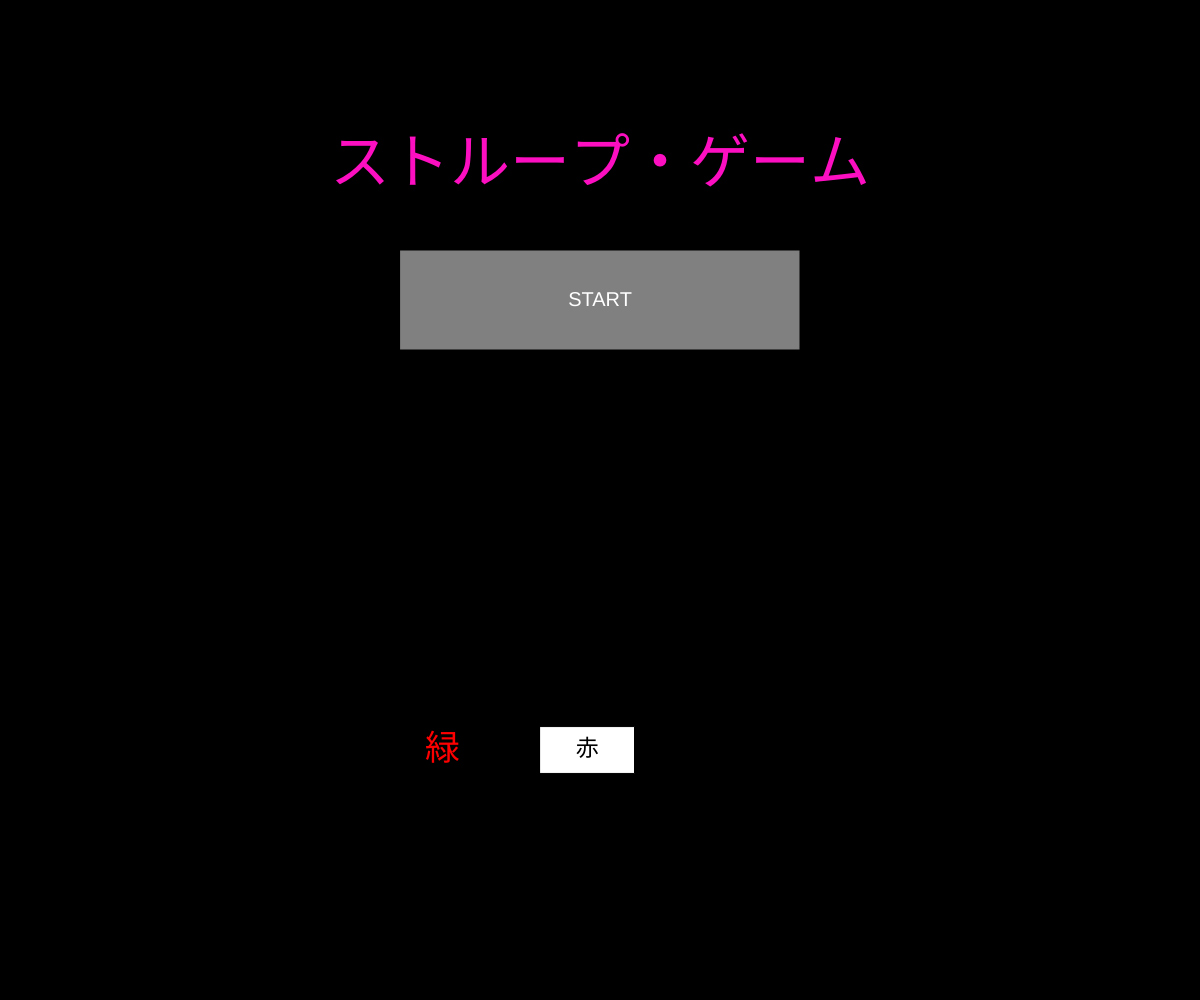
Frame 1 (no input)
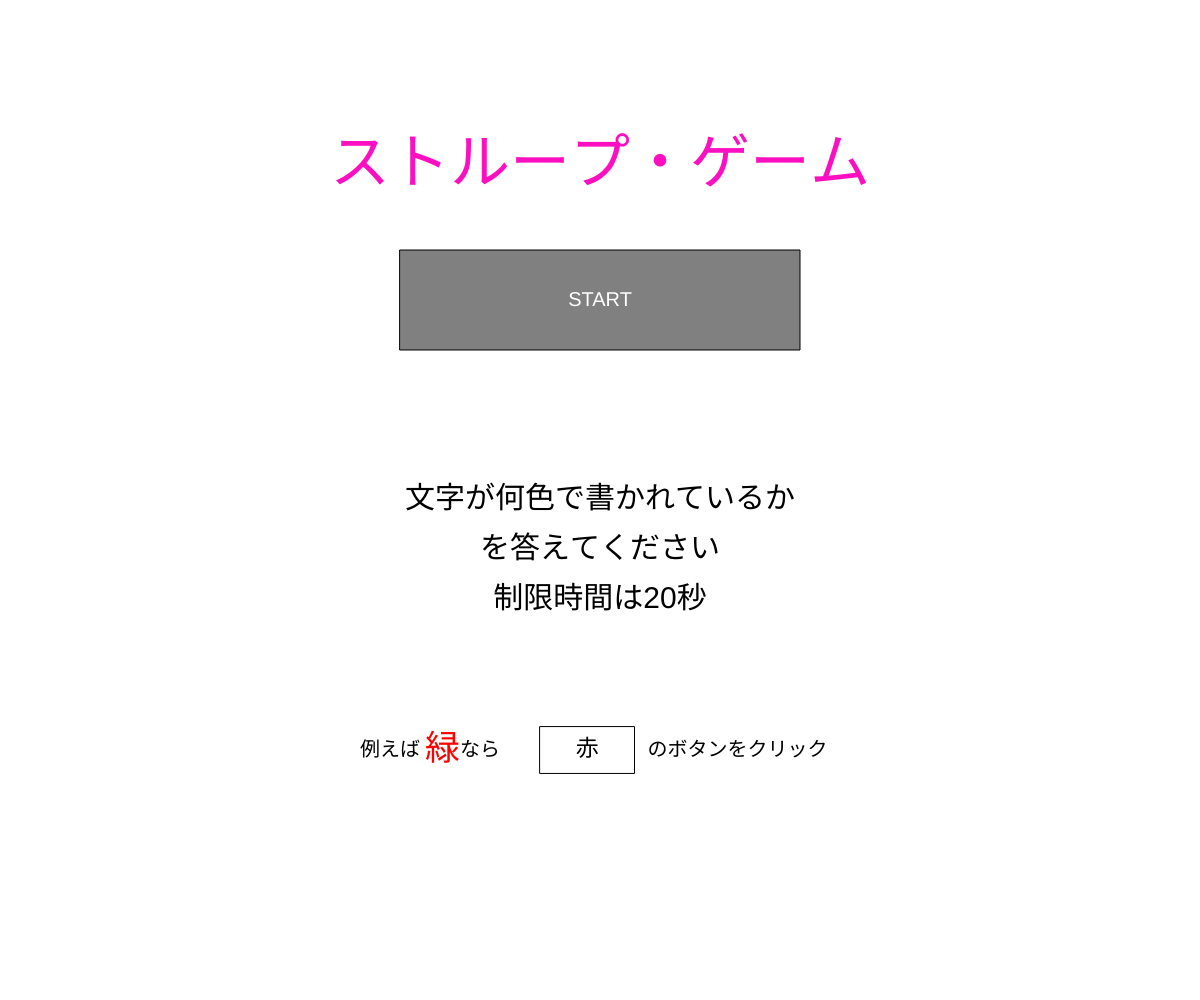
Frame 60 (no input)
Frame 120 (the mouse pressed at the canvas centre since frame 60): identical to frame 60, image omitted

The p5.js sketch that drew these frames (run headless with seeded random() and noise() and a simulated clock; from frame 60 on, the mouse is pressed at the canvas centre):

// p5.js sketch
// ── sketch.js
// 最終課題を制作しよう

function setup(){
  createCanvas(windowWidth, windowHeight);
}

let r = 0;
let g = 0;
let b = 0;
let scene = 0;//シーンの番号を管理する変数
let buttonText = "START"; // 文字の内容を入れる変数
let RbuttonText = "赤";
let BbuttonText = "青";
let GbuttonText = "緑";
let YbuttonText = "黄";
// 1. 4つの文字候補を配列にまとめる
let i = 0; // 配列のインデックスを管理する変数(文字)
let j = 0; // 配列のインデックスを管理する変数(色)
let mojirannsuu = [0, 1, 2, 3]; // 出ている文字をランダムに指定するための配列
let irorannsuu = [0, 1, 2, 3]; // 出ている文字の色をランダムに指定するための配列
let mojiimi = ["赤", "青", "緑", "黄"];
let mojicolor = ["red", "blue", "green", "yellow"]; // 文字の色を格納する配列
let currentWord = ""; // 選ばれた1つの文字を入れる変数
let currentColor = ""; // 選ばれた1つの色を入れる変数

let isLocked = false; // 操作をロック中かどうか

let score = 0; // スコアを管理する変数
let missCount = 0; // ミスの回数を管理する変数

let timeLimit = 20000; // 制限時間（秒）
let startTime;

let hard = false; // 難易度を管理する変数
let k = 0; // 難易度をランダムに指定するための変数
let syuruiransuu = [0, 1]; // 難易度をランダムに指定するための配列

function nextQuestion() {
  i = random(mojirannsuu);
  currentWord = mojiimi[i];
  j = random(irorannsuu);
  currentColor = mojicolor[j];
  score++;
  if (hard) {
    k = random(syuruiransuu);
  }
}

function Star() {
  let starCount = min(floor(score / 6), 5);

  fill(255, 200, 0); 
  textSize(50);
  textAlign(CENTER, CENTER);

  for (let s = 0; s < starCount; s++) {
    
    let x = windowWidth / 2 - 120 + s * 60;
    text("★", x, windowHeight / 6);
  }
}


function draw(){
  background(r, g, b);

  if (scene === 0) {//スタート画面シーン0
    fill(128, 128, 128);
    rect(windowWidth/3, windowHeight/4, windowWidth/3, windowHeight/10);//スタートボタンの四角形を描画
    r = 255;
    g = 255;
    b = 255;//背景の色を設定。スタート画面は白色
    fill(255);
    textSize(20);
    textAlign(CENTER, CENTER);
    text(buttonText, windowWidth/3 + windowWidth/6, windowHeight/4 + windowHeight/20);
    rect(windowWidth/4 + windowWidth*6/30,  windowHeight/2 + windowHeight/4 - windowHeight*1.5/64, windowWidth*10.5/80 * 0.6, windowHeight*1.5/32);

    fill(0);
    textSize(30);
    textAlign(CENTER, CENTER);
    text("文字が何色で書かれているか", windowWidth/2, windowHeight/2);
    text("を答えてください", windowWidth/2, windowHeight/2 + windowHeight/20);
    text("制限時間は20秒", windowWidth/2, windowHeight/2 + windowHeight/10);

    fill(0);
    textSize(23);
    textAlign(CENTER, CENTER);
    text("赤", windowWidth/4 + windowWidth*6/30 + windowWidth*10.5/80 * 0.3, windowHeight/2 + windowHeight/4);
    

    fill(252, 15, 192);
    textSize(60);
    textAlign(CENTER, CENTER);
    text("ストループ・ゲーム", windowWidth/2, windowHeight/6);

    fill(0);
    textSize(20);
    textAlign(LEFT, CENTER);
    text("なら", windowWidth/4 + windowWidth*2/15, windowHeight/2 + windowHeight/4);
    text("のボタンをクリック", windowWidth/4 + windowWidth*2/15 + windowWidth*10.5/80 + 30, windowHeight/2 + windowHeight/4);
    
    fill(0);
    textSize(20);
    textAlign(RIGHT, CENTER);
     text("例えば",  windowWidth/4 + windowWidth*2/15 - textWidth("緑緑"), windowHeight/2 + windowHeight/4);


    fill("red");
    textSize(35);
    textAlign(RIGHT, CENTER);
    text("緑", windowWidth/4 + windowWidth*2/15, windowHeight/2 + windowHeight/4);

  }

  if (scene === 1) {//ゲーム画面シーン1
  r = 140;
  g = 140;
  b = 140;//背景の色を設定。ゲーム画面は灰色
  // ここにシーン1の内容を記述
  fill(255);//ボタンの四角形を描画する
    rect(windowWidth*20/100, windowHeight*2/3, windowWidth*28/100, windowHeight/10);
    rect(windowWidth*20/100 + windowWidth*32/100, windowHeight*2/3, windowWidth*28/100, windowHeight/10);
    rect(windowWidth*20/100, windowHeight*24/30, windowWidth*28/100, windowHeight/10);
    rect(windowWidth*20/100 + windowWidth*32/100, windowHeight*24/30, windowWidth*28/100, windowHeight/10);
  
  fill(currentColor);//問題の文字を描画する
    
    textSize(255);
    textAlign(CENTER, CENTER);
    text(currentWord, windowWidth / 2, windowHeight / 3);  

  fill(0);//ボタンの文字を描画する
    textSize(40);
    textAlign(CENTER, CENTER);
    text(RbuttonText, windowWidth*20/100 + windowWidth*14/100, windowHeight*2/3 + windowHeight/20);
    text(BbuttonText, windowWidth*20/100 + windowWidth*32/100 + windowWidth*14/100, windowHeight*2/3 + windowHeight/20);
    text(GbuttonText, windowWidth*20/100 + windowWidth*14/100, windowHeight*24/30 + windowHeight/20);
    text(YbuttonText, windowWidth*20/100 + windowWidth*32/100 + windowWidth*14/100, windowHeight*24/30 + windowHeight/20); 
    
  if (isLocked) {
    fill(255, 0, 0, 150); // 半透明の赤でオーバーレイ
    textSize(200);
    textAlign(CENTER, CENTER);
    text("MISS!", windowWidth / 2, windowHeight * 23.5/30);}
  
  fill(0);//スコアを描画する
    textSize(30);
    textAlign(LEFT, TOP);
    text("SCORE: " + score, 10, 10);
    text("MISSES: " + missCount, 10, 50);
  
    if (k === 0) {
     fill(0)//問題の種類を表示する
     textSize(40);
     textAlign(CENTER, CENTER);
     text("色" , windowWidth/2, windowHeight*4/7);
     fill(0);//問題の説明
     textSize(20);
     textAlign(RIGHT, CENTER);
     text("文字の", windowWidth/2 - textWidth("色")*3/2, windowHeight*4/7 );
     textAlign(LEFT, CENTER);
     text("を答えろ", windowWidth/2 + textWidth("色")*3/2, windowHeight*4/7 );}
    else {
     fill(0)//問題の種類を表示する
     textSize(40);
     textAlign(CENTER, CENTER);
     text("意味" , windowWidth/2, windowHeight*4/7);
     fill(0);//問題の説明
     textSize(20);
     textAlign(RIGHT, CENTER);
     text("文字の", windowWidth/2 - textWidth("意味")*3/2, windowHeight*4/7 );
     textAlign(LEFT, CENTER);
     text("を答えろ", windowWidth/2 + textWidth("意味")*3/2, windowHeight*4/7 );}
    
    if (millis() - startTime > timeLimit) {
   scene = 2;} // シーン2に移動
    }

  

    


if (scene === 2) {//ゲーム終了画面シーン2
  r = 255;
  g = 255;
  b = 255;

  fill(0);//スコアを描画する
    textSize(100);
    textAlign(CENTER, CENTER);
    text("SCORE: " + score,  windowWidth / 2, windowHeight * 20/30);
    text("MISSES: " + missCount,  windowWidth / 2, windowHeight * 20/30 + windowHeight/10);
  
  fill(252, 15, 192);
   textSize(100);
   textAlign(CENTER, CENTER);
   text("FINISH!", windowWidth / 2, windowHeight / 3);

  fill(128, 128, 128);
  rect(windowWidth*2/3, windowHeight*25/30, windowWidth*9/30, windowHeight/10);

  fill(255);
  textSize(30);
  textAlign(CENTER, CENTER);
  text("RETRY", windowWidth*2/3 + windowWidth*9/60, windowHeight*25/30 + windowHeight/20);

  if (score >= 30) {//スコアが30以上の場合に「Congratulations!」を表示
    fill(0);
    textSize(30);
    textAlign(CENTER, CENTER);
    text("Congratulations!", windowWidth*1/2 , windowHeight*25/60 + windowHeight/20);
  }

  fill(255)
  rect(windowWidth*1/2 - windowWidth*1/60, windowHeight*51/60 + windowHeight/20, windowWidth*1/30, windowWidth*1/30);
  
  fill(0, 255, 0);
  textSize(windowWidth*1/30);
  textAlign(CENTER, BOTTOM);
  text("HARD MODE", windowWidth*1/2 , windowHeight*53/60 );
  if (hard) {
    fill(0, 255, 0);
    textSize(windowWidth*1/30);
    textAlign(CENTER, BOTTOM);
    text("✔", windowWidth*1/2 , windowHeight*51/60 + windowHeight/20 + windowWidth*1/30);
  }
  
 Star();
  
}
}

function windowResized(){
  resizeCanvas(windowWidth, windowHeight);
}

function mousePressed() {
  // シーン0のときだけボタンのクリック判定を行う
  if (scene === 0) {
    let btnX = windowWidth / 3;
    let btnY = windowHeight / 4;
    let btnW = windowWidth / 3;
    let btnH = windowHeight / 10;

    // マウスカーソルが四角形の「左右」と「上下」の範囲内にあるかチェック
    if (
      mouseX > btnX &&
      mouseX < btnX + btnW &&
      mouseY > btnY &&
      mouseY < btnY + btnH
    ) {
      scene = 1; // シーン1へ移動
      startTime = millis(); // ゲーム開始時刻を記録
      i = random(mojirannsuu); // ランダムなインデックスを生成
      currentWord = mojiimi[i]; // ランダムに文字を選ぶ
      j = random(irorannsuu); // ランダムなインデックスを生成
      currentColor = mojicolor[j]; // ランダムに色を選ぶ
    }
  }
 
  
  if (scene === 1) {
   if (k === 0) {//文字の色を答えるとき
    if (isLocked) {
      return;
    }
    
    //赤と解答するボタン 左上
    let RbtnX = windowWidth*20/100;
    let RbtnY = windowHeight*2/3;
    let RbtnW = windowWidth*28/100;
    let RbtnH = windowHeight/10;

    
    // マウスカーソルが四角形の「左右」と「上下」の範囲内にあるかチェック
    if (
      mouseX > RbtnX &&
      mouseX < RbtnX + RbtnW &&
      mouseY > RbtnY &&
      mouseY < RbtnY + RbtnH
    ) {
      if (j === 0) {
      nextQuestion()
     } else {
      missCount++; // ミスの回数を1増やす
      isLocked = true;
     setTimeout(() => {
     isLocked = false;
     }, 1000);
     

    }
    }

    //青と解答するボタン　右上
    let BbtnX = windowWidth*20/100 + windowWidth*32/100;
    let BbtnY = windowHeight*2/3;
    let BbtnW = windowWidth*28/100;
    let BbtnH = windowHeight/10;

    

    // マウスカーソルが四角形の「左右」と「上下」の範囲内にあるかチェック
    if (
      mouseX > BbtnX &&
      mouseX < BbtnX + BbtnW &&
      mouseY > BbtnY &&
      mouseY < BbtnY + BbtnH 
    )
     if (j === 1) {
      nextQuestion()
     } else {
      missCount++; // ミスの回数を1増やす
      isLocked = true;
     setTimeout(() => {
     isLocked = false;
     }, 1000);
     

    }

    //緑と解答するボタン　左下
    let GbtnX = windowWidth*20/100;
    let GbtnY = windowHeight*24/30;
    let GbtnW = windowWidth*28/100;
    let GbtnH = windowHeight/10;

    

    // マウスカーソルが四角形の「左右」と「上下」の範囲内にあるかチェック
    if (
      mouseX > GbtnX &&
      mouseX < GbtnX + GbtnW &&
      mouseY > GbtnY &&
      mouseY < GbtnY + GbtnH
    ) {
      if (j === 2) {
      nextQuestion()
     } else {
      missCount++; // ミスの回数を1増やす
      isLocked = true;
     setTimeout(() => {
     isLocked = false;
     }, 1000);
     

    }
    }

    //黄と解答するボタン　右下
    let YbtnX = windowWidth*20/100 + windowWidth*32/100;
    let YbtnY = windowHeight*24/30;
    let YbtnW = windowWidth*28/100;
    let YbtnH = windowHeight/10;    


    // マウスカーソルが四角形の「左右」と「上下」の範囲内にあるかチェック
    if (
      mouseX > YbtnX &&
      mouseX < YbtnX + YbtnW &&
      mouseY > YbtnY &&
      mouseY < YbtnY + YbtnH
    ) {
      if (j === 3) {
      nextQuestion()
     } else {
      missCount++; // ミスの回数を1増やす
      isLocked = true;
     setTimeout(() => {
     isLocked = false;
     }, 1000);
     

    }
    }
  
   }
    else{
      if (isLocked) {
      return;
    }
    
    //赤と解答するボタン 左上
    let RbtnX = windowWidth*20/100;
    let RbtnY = windowHeight*2/3;
    let RbtnW = windowWidth*28/100;
    let RbtnH = windowHeight/10;

    
    // マウスカーソルが四角形の「左右」と「上下」の範囲内にあるかチェック
    if (
      mouseX > RbtnX &&
      mouseX < RbtnX + RbtnW &&
      mouseY > RbtnY &&
      mouseY < RbtnY + RbtnH
    ) {
      if (i === 0) {
      nextQuestion()
     } else {
      missCount++; // ミスの回数を1増やす
      isLocked = true;
     setTimeout(() => {
     isLocked = false;
     }, 1000);
     

    }
    }

    //青と解答するボタン　右上
    let BbtnX = windowWidth*20/100 + windowWidth*32/100;
    let BbtnY = windowHeight*2/3;
    let BbtnW = windowWidth*28/100;
    let BbtnH = windowHeight/10;

    

    // マウスカーソルが四角形の「左右」と「上下」の範囲内にあるかチェック
    if (
      mouseX > BbtnX &&
      mouseX < BbtnX + BbtnW &&
      mouseY > BbtnY &&
      mouseY < BbtnY + BbtnH 
    )
     if (i === 1) {
      nextQuestion()
     } else {
      missCount++; // ミスの回数を1増やす
      isLocked = true;
     setTimeout(() => {
     isLocked = false;
     }, 1000);
     

    }

    //緑と解答するボタン　左下
    let GbtnX = windowWidth*20/100;
    let GbtnY = windowHeight*24/30;
    let GbtnW = windowWidth*28/100;
    let GbtnH = windowHeight/10;

    

    // マウスカーソルが四角形の「左右」と「上下」の範囲内にあるかチェック
    if (
      mouseX > GbtnX &&
      mouseX < GbtnX + GbtnW &&
      mouseY > GbtnY &&
      mouseY < GbtnY + GbtnH
    ) {
      if (i === 2) {
      nextQuestion()
     } else {
      missCount++; // ミスの回数を1増やす
      isLocked = true;
     setTimeout(() => {
     isLocked = false;
     }, 1000);
     

    }
    }

    //黄と解答するボタン　右下
    let YbtnX = windowWidth*20/100 + windowWidth*32/100;
    let YbtnY = windowHeight*24/30;
    let YbtnW = windowWidth*28/100;
    let YbtnH = windowHeight/10;    


    // マウスカーソルが四角形の「左右」と「上下」の範囲内にあるかチェック
    if (
      mouseX > YbtnX &&
      mouseX < YbtnX + YbtnW &&
      mouseY > YbtnY &&
      mouseY < YbtnY + YbtnH
    ) {
      if (i === 3) {
      nextQuestion()
     } else {
      missCount++; // ミスの回数を1増やす
      isLocked = true;
     setTimeout(() => {
     isLocked = false;
     }, 1000);
     

    }
    }
      
    }
  
  

   

  }

  

  if (scene === 2) {
    let btnX = windowWidth*2/3;
    let btnY = windowHeight*25/30;
    let btnW = windowWidth*9/30;
    let btnH = windowHeight/10;

    if (
      mouseX > btnX &&
      mouseX < btnX + btnW &&
      mouseY > btnY &&
      mouseY < btnY + btnH
    ) {
      scene = 1;
      score = 0; // スコアをリセット
      missCount = 0; // ミスの回数をリセット
      startTime = millis(); // ゲーム開始時刻を記録
      i = random(mojirannsuu); // ランダムなインデックスを生成
      currentWord = mojiimi[i]; // ランダムに文字を選ぶ
      j = random(irorannsuu); // ランダムなインデックスを生成
      currentColor = mojicolor[j]; // ランダムに色を選ぶ
      if (hard) {
        k = random(syuruiransuu); // 難易度をランダムに指定
      }
      else {
        k = 0; // 難易度をリセット
      }
    }


    let hardBtnX = windowWidth*1/2 - windowWidth*1/60;
    let hardBtnY = windowHeight*51/60 + windowHeight/20;
    let hardBtnW = windowWidth*1/30;
    let hardBtnH = windowWidth*1/30;

    if (
      mouseX > hardBtnX &&
      mouseX < hardBtnX + hardBtnW &&
      mouseY > hardBtnY &&
      mouseY < hardBtnY + hardBtnH
    ) {
      hard = !hard; // 難易度を切り替える
  
  }

}
}
